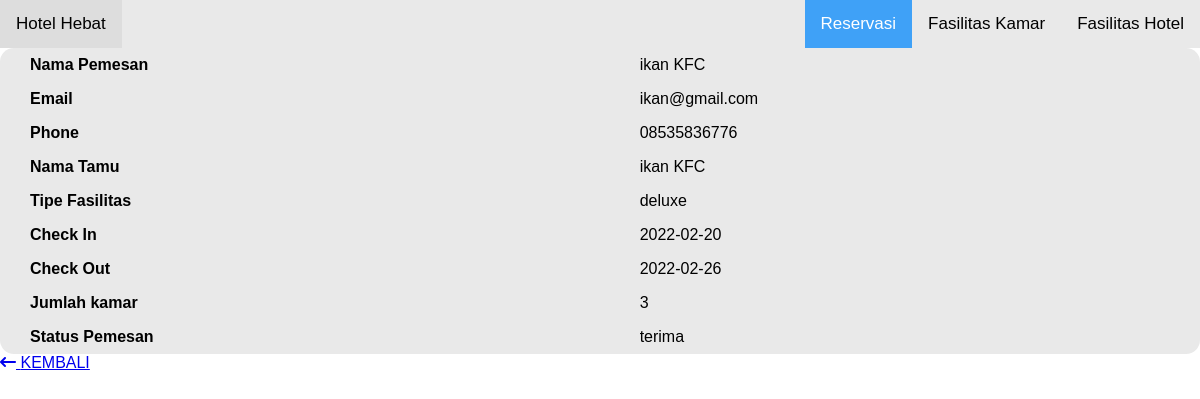
The app's page /app/page/reservasi/detail_tamu.php?id=4, older data.
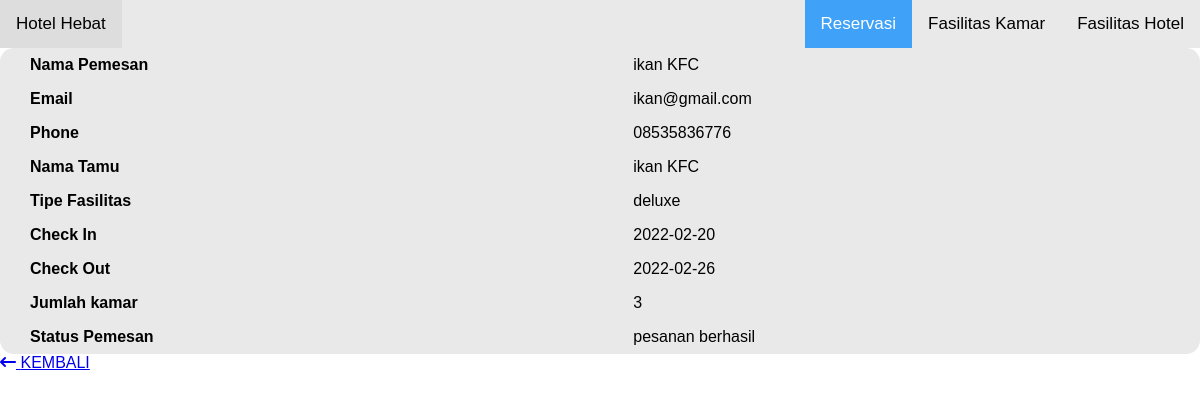
The same page, newer data.
### tables this page shows
CREATE TABLE `transaksi` (
  `id` int(11) NOT NULL,
  `nama_pemesan` varchar(100) DEFAULT NULL,
  `email` varchar(100) DEFAULT NULL,
  `phone` varchar(100) DEFAULT NULL,
  `nama_tamu` varchar(255) DEFAULT NULL,
  `tipe_fasilitas` varchar(100) DEFAULT NULL,
  `check_in` date DEFAULT NULL,
  `check_out` date DEFAULT NULL,
  `jumlah_kamar` int(11) DEFAULT NULL,
  `status_pemesanan` varchar(100) DEFAULT NULL,
  `created_at` date DEFAULT NULL,
  `updated_at` date DEFAULT NULL
);

### app/page/reservasi/detail_tamu.php (the view)
<?php include "../../templates-admin/header.php"; ?>
<div class="card-body ">
  <table class="table">
    <?php
      include '../../config/koneksi.php';
      $id = $_GET['id'];
      $datas = mysqli_query($koneksi, "SELECT * FROM transaksi WHERE id='$id'");
      while($data = mysqli_fetch_array($datas)){
    ?>
    <tr>
      <th scope="row">Nama Pemesan</th>
      <td><?= $data['nama_pemesan'] ?></td>
    </tr>
    <tr>
      <th scope="row">Email</th>
      <td><?= $data['email'] ?></td>
    </tr>
    <tr>
      <th scope="row">Phone</th>
      <td><?= $data['phone'] ?></td>
    </tr>
    <tr>
      <th scope="row">Nama Tamu</th>
      <td><?= $data['nama_tamu'] ?></td>
    </tr>
    <tr>
      <th scope="row">Tipe Fasilitas</th>
      <td><?= $data['tipe_fasilitas'] ?></td>
    </tr>
    <tr>
      <th scope="row">Check In</th>
      <td><?= $data['check_in'] ?></td>
    </tr>
    <tr>
      <th scope="row">Check Out</th>
      <td><?= $data['check_out'] ?></td>
    </tr>
    <tr>
      <th scope="row">Jumlah kamar</th>
      <td><?= $data['jumlah_kamar'] ?></td>
    </tr>
    <tr>
      <th scope="row">Status Pemesan</th>
      <td><?= $data['status_pemesanan'] ?></td>
    </tr>
  <?php
	  }
	?>
  </table>
  <a href="reservasi.php"><i class="fa-solid fa-arrow-left-long"></i> KEMBALI</a>
</div>
<?php include "../../templates-admin/footer.php"; ?>

Row changes from the older to the newer data that the page shows:
changed transaksi "ikan KFC": status_pemesanan "terima" → "pesanan berhasil"
